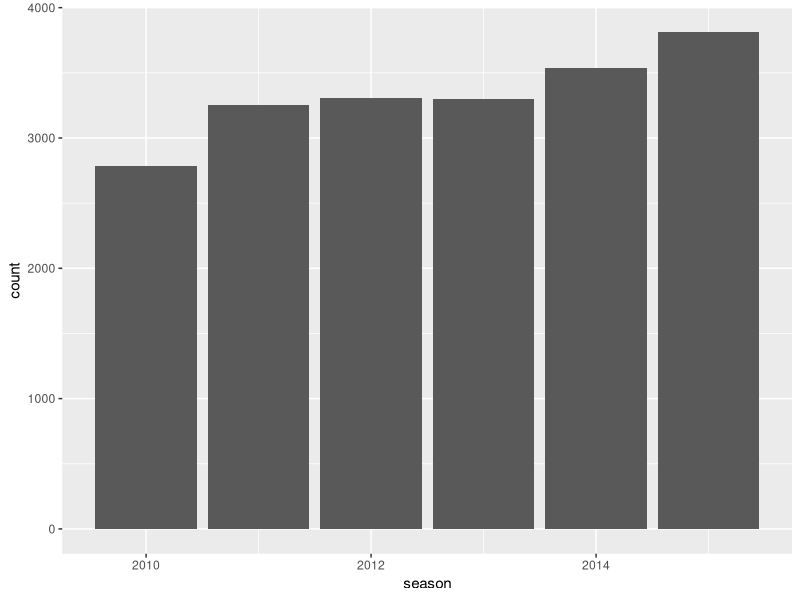
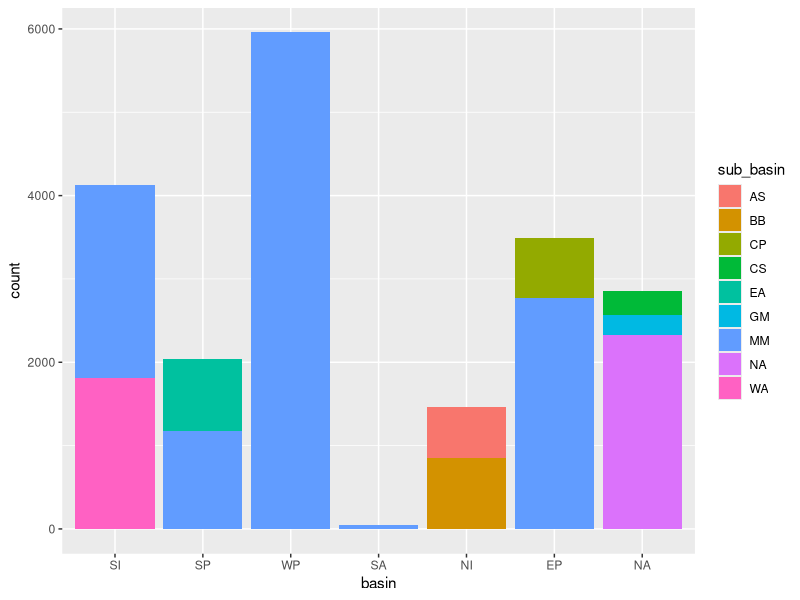

Write the R code that produced these figures, in order. (Note: this script raises an error after producing the figures.)
## ---- chunk 1
library(ggplot2)
library(dplyr)
library(readr)
library(lubridate)
knitr::opts_chunk$set(echo = TRUE, fig.path = '/Users/victoriatovmasyan/Documents/stat133/workouts/workout1/images/')
## ---- chunk 2
dat <- read_csv("../data/ibtracs-2010-2015.csv", skip = 1, na = c("-999.","-1.0","0.0"), col_names = c("serial_num","season","num","basin","sub_basin","name","iso_time","nature","latitude","longitude","wind","press"), col_types = cols("c","i","c","f","c","c","c","c","d","d","d","d"))
dat2 <- mutate(dat,month=month(dat$iso_time,label=TRUE))
## ---- chunk 3
ggplot(dat,aes(x=season))+geom_bar()
## ---- chunk 4
ggplot(dat,aes(x=basin))+geom_bar(aes(fill=sub_basin))
## ---- chunk 5
knitr::include_graphics('../images/map-all-storms.png')
